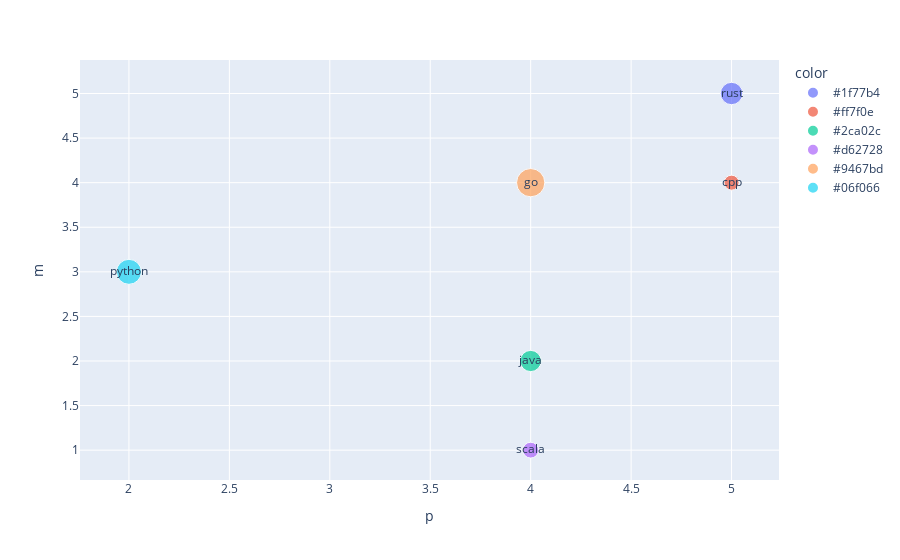

The notebook cell this image was saved under:
### Code cell
fig = px.scatter(df,
    x='p', y='m',
    text='name',
    color='color',
    size='score'
)
fig.show()

### Figure 1 — Plotly figure (JSON) as saved in the notebook; plotly's stock layout.template omitted (floating-point values rounded to 4 significant figures)
{"data": [{"hovertemplate": "color=#1f77b4<br>p=%{x}<br>m=%{y}<br>score=%{marker.size}<br>name=%{text}<extra></extra>", "legendgroup": "#1f77b4", "marker": {"color": "#636efa", "size": [1000], "sizemode": "area", "sizeref": 4, "symbol": "circle"}, "mode": "markers+text", "name": "#1f77b4", "orientation": "v", "showlegend": true, "text": ["rust"], "type": "scatter", "x": [5], "xaxis": "x", "y": [5], "yaxis": "y"}, {"hovertemplate": "color=#ff7f0e<br>p=%{x}<br>m=%{y}<br>score=%{marker.size}<br>name=%{text}<extra></extra>", "legendgroup": "#ff7f0e", "marker": {"color": "#EF553B", "size": [450], "sizemode": "area", "sizeref": 4, "symbol": "circle"}, "mode": "markers+text", "name": "#ff7f0e", "orientation": "v", "showlegend": true, "text": ["cpp"], "type": "scatter", "x": [5], "xaxis": "x", "y": [4], "yaxis": "y"}, {"hovertemplate": "color=#2ca02c<br>p=%{x}<br>m=%{y}<br>score=%{marker.size}<br>name=%{text}<extra></extra>", "legendgroup": "#2ca02c", "marker": {"color": "#00cc96", "size": [900], "sizemode": "area", "sizeref": 4, "symbol": "circle"}, "mode": "markers+text", "name": "#2ca02c", "orientation": "v", "showlegend": true, "text": ["java"], "type": "scatter", "x": [4], "xaxis": "x", "y": [2], "yaxis": "y"}, {"hovertemplate": "color=#d62728<br>p=%{x}<br>m=%{y}<br>score=%{marker.size}<br>name=%{text}<extra></extra>", "legendgroup": "#d62728", "marker": {"color": "#ab63fa", "size": [500], "sizemode": "area", "sizeref": 4, "symbol": "circle"}, "mode": "markers+text", "name": "#d62728", "orientation": "v", "showlegend": true, "text": ["scala"], "type": "scatter", "x": [4], "xaxis": "x", "y": [1], "yaxis": "y"}, {"hovertemplate": "color=#9467bd<br>p=%{x}<br>m=%{y}<br>score=%{marker.size}<br>name=%{text}<extra></extra>", "legendgroup": "#9467bd", "marker": {"color": "#FFA15A", "size": [1600], "sizemode": "area", "sizeref": 4, "symbol": "circle"}, "mode": "markers+text", "name": "#9467bd", "orientation": "v", "showlegend": true, "text": ["go"], "type": "scatter", "x": [4], "xaxis": "x", "y": [4], "yaxis": "y"}, {"hovertemplate": "color=#06f066<br>p=%{x}<br>m=%{y}<br>score=%{marker.size}<br>name=%{text}<extra></extra>", "legendgroup": "#06f066", "marker": {"color": "#19d3f3", "size": [1250], "sizemode": "area", "sizeref": 4, "symbol": "circle"}, "mode": "markers+text", "name": "#06f066", "orientation": "v", "showlegend": true, "text": ["python"], "type": "scatter", "x": [2], "xaxis": "x", "y": [3], "yaxis": "y"}], "layout": {"legend": {"itemsizing": "constant", "title": {"text": "color"}, "tracegroupgap": 0}, "margin": {"t": 60}, "xaxis": {"anchor": "y", "domain": [0, 1], "title": {"text": "p"}}, "yaxis": {"anchor": "x", "domain": [0, 1], "title": {"text": "m"}}}}
